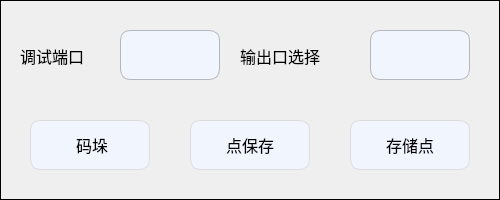
  <widget class="QGroupBox" name="groupBox_3">
   <property name="geometry">
    <rect>
     <x>0</x>
     <y>400</y>
     <width>500</width>
     <height>200</height>
    </rect>
   </property>
   <property name="minimumSize">
    <size>
     <width>500</width>
     <height>200</height>
    </size>
   </property>
   <property name="maximumSize">
    <size>
     <width>500</width>
     <height>200</height>
    </size>
   </property>
   <property name="styleSheet">
    <string notr="true">QGroupBox{
	border:  1px solid black;
}
</string>
   </property>
   <property name="title">
    <string/>
   </property>
   <widget class="QPushButton" name="Btn_stackding">
    <property name="geometry">
     <rect>
      <x>30</x>
      <y>120</y>
      <width>120</width>
      <height>50</height>
     </rect>
    </property>
    <property name="minimumSize">
     <size>
      <width>120</width>
      <height>50</height>
     </size>
    </property>
    <property name="maximumSize">
     <size>
      <width>120</width>
      <height>50</height>
     </size>
    </property>
    <property name="font">
     <font>
      <pointsize>12</pointsize>
     </font>
    </property>
    <property name="styleSheet">
     <string notr="true">QPushButton
{
    background-color:#F1F5FE;
    border-style:solid; /*边框风格*/
    border-width:1px;/*边框宽度*/
    border-color:#DCDCDC; /*边框颜色*/
    border-radius:10px; /*边框倒角*/
}
QPushButton:pressed
{
    border-style:outset; /*边框风格*/
    background-color:qlineargradient(x1: 0, y1: 0, x2: 0, y2: 1, stop:0 #00befa, stop: 1 #0160ea);/*背景色*/
    border-width:1px;/*边框宽度*/
    border-color:#0055ff; /*边框颜色*/
    border-radius:10px; /*边框倒角*/
}</string>
    </property>
    <property name="text">
     <string> 码垛</string>
    </property>
    <property name="icon">
     <iconset resource="../resource.qrc">
      <normaloff>:/ManualPage/manualpage_images/maduo.png</normaloff>:/ManualPage/manualpage_images/maduo.png</iconset>
    </property>
    <property name="iconSize">
     <size>
      <width>35</width>
      <height>35</height>
     </size>
    </property>
   </widget>
   <widget class="QPushButton" name="Btn_pointSave">
    <property name="geometry">
     <rect>
      <x>190</x>
      <y>120</y>
      <width>120</width>
      <height>50</height>
     </rect>
    </property>
    <property name="minimumSize">
     <size>
      <width>120</width>
      <height>50</height>
     </size>
    </property>
    <property name="maximumSize">
     <size>
      <width>120</width>
      <height>50</height>
     </size>
    </property>
    <property name="font">
     <font>
      <pointsize>12</pointsize>
     </font>
    </property>
    <property name="styleSheet">
     <string notr="true">QPushButton
{
    background-color:#F1F5FE;
    border-style:solid; /*边框风格*/
    border-width:1px;/*边框宽度*/
    border-color:#DCDCDC; /*边框颜色*/
    border-radius:10px; /*边框倒角*/
}
QPushButton:pressed
{
    border-style:outset; /*边框风格*/
    background-color:qlineargradient(x1: 0, y1: 0, x2: 0, y2: 1, stop:0 #00befa, stop: 1 #0160ea);/*背景色*/
    border-width:1px;/*边框宽度*/
    border-color:#0055ff; /*边框颜色*/
    border-radius:10px; /*边框倒角*/
}</string>
    </property>
    <property name="text">
     <string>点保存</string>
    </property>
    <property name="icon">
     <iconset resource="../resource.qrc">
      <normaloff>:/ManualPage/manualpage_images/save.png</normaloff>:/ManualPage/manualpage_images/save.png</iconset>
    </property>
    <property name="iconSize">
     <size>
      <width>50</width>
      <height>40</height>
     </size>
    </property>
   </widget>
   <widget class="QPushButton" name="Btn_memoryPoint">
    <property name="geometry">
     <rect>
      <x>350</x>
      <y>120</y>
      <width>120</width>
      <height>50</height>
     </rect>
    </property>
    <property name="minimumSize">
     <size>
      <width>120</width>
      <height>50</height>
     </size>
    </property>
    <property name="maximumSize">
     <size>
      <width>120</width>
      <height>50</height>
     </size>
    </property>
    <property name="font">
     <font>
      <pointsize>12</pointsize>
     </font>
    </property>
    <property name="styleSheet">
     <string notr="true">QPushButton
{
    background-color:#F1F5FE;
    border-style:solid; /*边框风格*/
    border-width:1px;/*边框宽度*/
    border-color:#DCDCDC; /*边框颜色*/
    border-radius:10px; /*边框倒角*/
}
QPushButton:pressed
{
    border-style:outset; /*边框风格*/
    background-color:qlineargradient(x1: 0, y1: 0, x2: 0, y2: 1, stop:0 #00befa, stop: 1 #0160ea);/*背景色*/
    border-width:1px;/*边框宽度*/
    border-color:#0055ff; /*边框颜色*/
    border-radius:10px; /*边框倒角*/
}</string>
    </property>
    <property name="text">
     <string>存储点</string>
    </property>
    <property name="icon">
     <iconset resource="../resource.qrc">
      <normaloff>:/ManualPage/manualpage_images/savepoint.png</normaloff>:/ManualPage/manualpage_images/savepoint.png</iconset>
    </property>
    <property name="iconSize">
     <size>
      <width>50</width>
      <height>50</height>
     </size>
    </property>
   </widget>
   <widget class="QLabel" name="label_13">
    <property name="geometry">
     <rect>
      <x>20</x>
      <y>40</y>
      <width>91</width>
      <height>31</height>
     </rect>
    </property>
    <property name="font">
     <font>
      <pointsize>12</pointsize>
     </font>
    </property>
    <property name="text">
     <string>调试端口</string>
    </property>
   </widget>
   <widget class="QLabel" name="label_14">
    <property name="geometry">
     <rect>
      <x>240</x>
      <y>40</y>
      <width>121</width>
      <height>31</height>
     </rect>
    </property>
    <property name="font">
     <font>
      <pointsize>12</pointsize>
     </font>
    </property>
    <property name="text">
     <string>输出口选择</string>
    </property>
   </widget>
   <widget class="QLineEdit" name="Edit_debugPort">
    <property name="geometry">
     <rect>
      <x>120</x>
      <y>30</y>
      <width>100</width>
      <height>50</height>
     </rect>
    </property>
    <property name="minimumSize">
     <size>
      <width>100</width>
      <height>50</height>
     </size>
    </property>
    <property name="maximumSize">
     <size>
      <width>100</width>
      <height>50</height>
     </size>
    </property>
    <property name="styleSheet">
     <string notr="true">QLineEdit
{
    background-color:#F1F5FE;
    border-style:solid; /*边框风格*/
    border-width:1px;/*边框宽度*/
    border-color:#B4B6BC; /*边框颜色*/
    border-radius:10px; /*边框倒角*/
}</string>
    </property>
   </widget>
   <widget class="QLineEdit" name="Edit_selOutput">
    <property name="geometry">
     <rect>
      <x>370</x>
      <y>30</y>
      <width>100</width>
      <height>50</height>
     </rect>
    </property>
    <property name="minimumSize">
     <size>
      <width>100</width>
      <height>50</height>
     </size>
    </property>
    <property name="maximumSize">
     <size>
      <width>100</width>
      <height>50</height>
     </size>
    </property>
    <property name="styleSheet">
     <string notr="true">QLineEdit
{
    background-color:#F1F5FE;
    border-style:solid; /*边框风格*/
    border-width:1px;/*边框宽度*/
    border-color:#B4B6BC; /*边框颜色*/
    border-radius:10px; /*边框倒角*/
}</string>
    </property>
   </widget>
  </widget>
